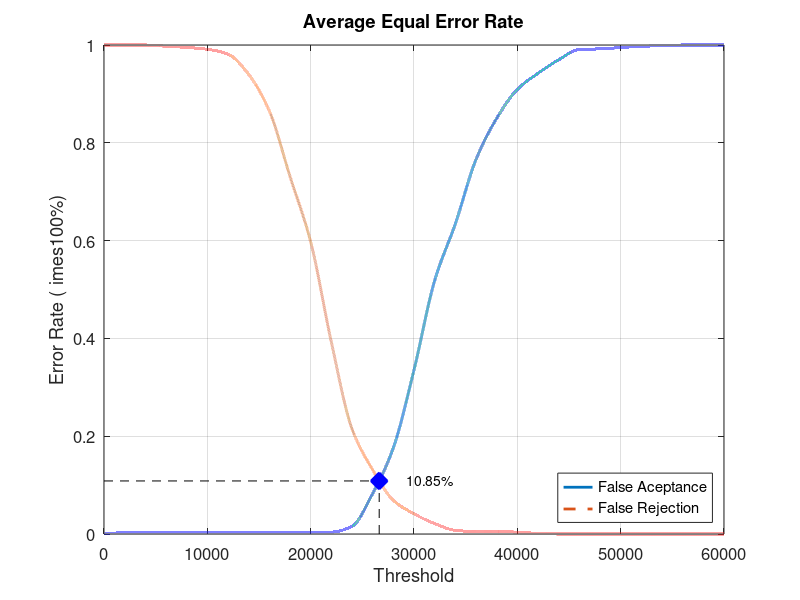
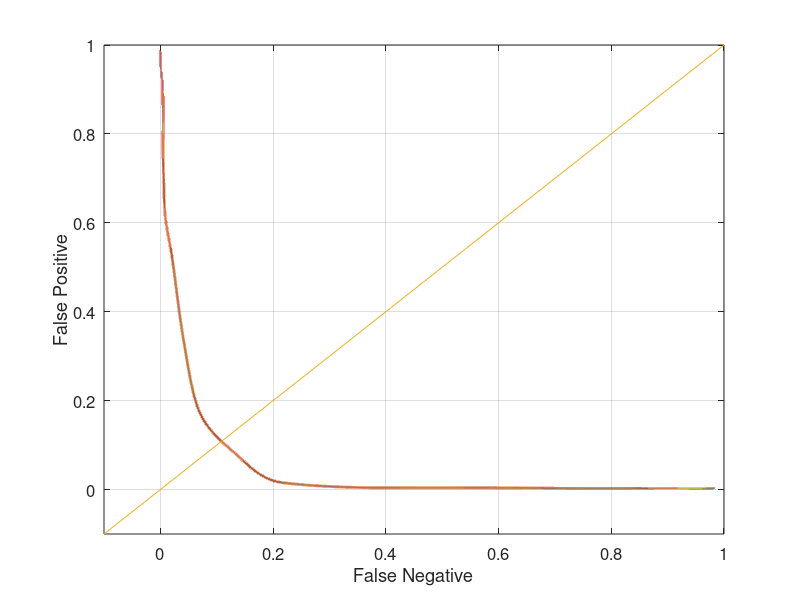

MATLAB code for these plots, in order:
close all;
clear;
clc;
x = 0:2000:60000;
xq = 0:0.5:60000;

y0 = [0 0.00263158 0.00263158 0.00263158 0.00263158 0.00263158 0.00263158 0.00263158 0.00263158 0.00263158 0.00394737 0.00394737 0.0157895 0.0828947 0.176316 0.335526 0.518421 0.634211 0.76579 0.85 0.909211 0.942105 0.969737 0.99079 0.992105 0.994737 0.997368 0.998684 1 1 1]
yy0 = interp1(x, y0, xq, 'pchip');
y1 = [1 1 1 0.9975 0.995 0.99125 0.98125 0.94 0.865 0.73125 0.5975 0.3925 0.215 0.13125 0.06875 0.04125 0.02125 0.0075 0.005 0.005 0.00375 0.00125 0 0 0 0 0 0 0 0 0]
yy1 = interp1(x, y1, xq, 'pchip');

% Calculating EER: 
y2 = abs(y0 - y1);
find(y2 == min(y2))
yy2 = abs(yy0 - yy1);
xEER = find(yy2 == min(yy2));
xEERIndex = xq(xEER) % X-axis EER
yEER = yy0(xEER) % Y-axis EER

main = figure
plot(xq, yy0,'-','LineWidth', 2);	hold on
plot(xq, yy1,'--','LineWidth', 2);	hold on
plot([xEERIndex xEERIndex], [0 yEER], 'k--');	hold on
plot([0 xEERIndex], [yEER yEER], 'k--');	hold on
plot(xEERIndex, yEER, 'bx', 'LineWidth', 10);	hold on
text(xEERIndex + 10 * xEERIndex / 100, yEER, [num2str(round((10000 * yEER)) / 100) '%'])
legend('False Aceptance', 'False Rejection', 'Location', 'SouthEast')
xlabel('Threshold')
ylabel('Error Rate (	imes100%)')
title('Average Equal Error Rate')
set(gca, 'FontSize', 12)
axis([0 60000 0 1])
grid on

print(main, 'Experiment1AverageMain', '-dpng');
FNRxFPR = figure('Color', [1 1 1]);
plot(yy1, yy0, '-', yy1, yy0, 'LineWidth', 2);
hold on
y = -0.1:0.1:1
plot(y, y); 
set(gca, 'FontSize', 12)
xlabel('False Negative')
ylabel('False Positive')
axis([-0.1 1 -0.1 1])
set(gca, 'FontSize', 12)
grid on

print(FNRxFPR, 'Experiment1AverageFNRxFPR','-dpng');
